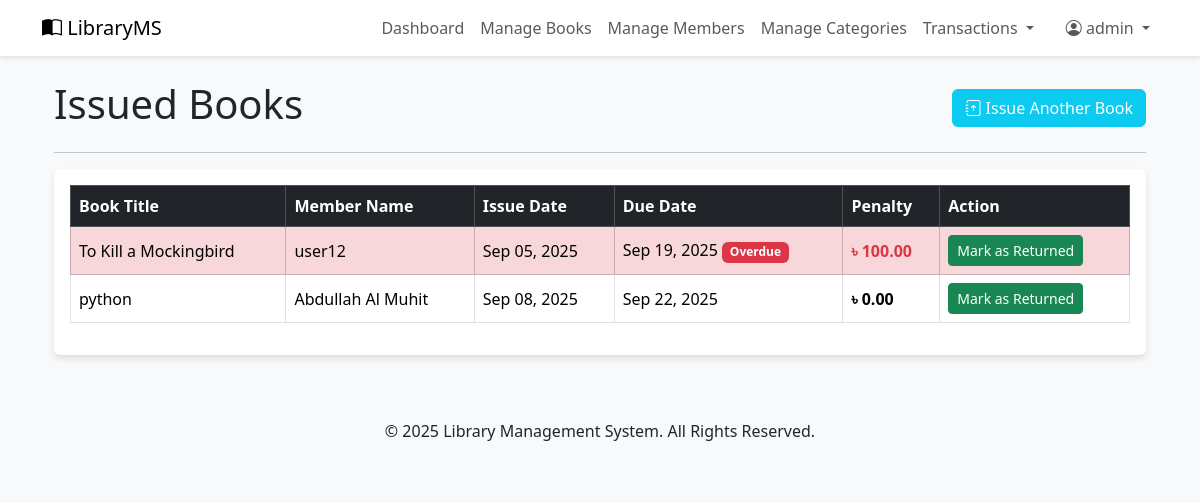
Page /admin/issued_books.php (signed in) on the committed database.
### tables this page shows
CREATE TABLE `borrowed_books` (
  `borrow_id` int(11) NOT NULL,
  `book_id` int(11) NOT NULL,
  `member_id` int(11) NOT NULL,
  `issue_date` date NOT NULL,
  `due_date` date NOT NULL,
  `return_date` date DEFAULT NULL,
  `status` varchar(20) NOT NULL DEFAULT 'Borrowed'
);

CREATE TABLE `books` (
  `book_id` int(11) NOT NULL,
  `title` varchar(255) NOT NULL,
  `author` varchar(200) NOT NULL,
  `isbn` varchar(20) NOT NULL,
  `category_id` int(11) NOT NULL,
  `total_copies` int(5) NOT NULL DEFAULT 1,
  `available_copies` int(5) NOT NULL DEFAULT 1,
  `cover_image` varchar(255) DEFAULT NULL
);

CREATE TABLE `members` (
  `member_id` int(11) NOT NULL,
  `name` varchar(150) NOT NULL,
  `email` varchar(150) NOT NULL,
  `password` varchar(255) NOT NULL,
  `phone` varchar(20) DEFAULT NULL,
  `registration_date` date NOT NULL
);

### admin/issued_books.php (the view, shortened to what this page needs)
<?php
require_once '../includes/header.php';
require_once '../config/db_connection.php';
$sql = "SELECT bb.borrow_id, b.title, m.name as member_name, bb.issue_date, bb.due_date
        FROM borrowed_books bb
        JOIN books b ON bb.book_id = b.book_id
        JOIN members m ON bb.member_id = m.member_id
        WHERE bb.status = 'Borrowed'
        ORDER BY bb.due_date ASC";
$result = $conn->query($sql);
?>
<div class="container mt-4">
    <div class="row">
        <div class="col-12 d-flex justify-content-between align-items-center">
            <h1>Issued Books</h1>
            <a href="issue_book.php" class="btn btn-info text-white"><i class="bi bi-journal-arrow-up"></i> Issue Another Book</a>
        </div>
    </div>
    <hr>
    <div class="card">
        <div class="card-body">
            <div class="table-responsive">
                <table class="table table-bordered table-hover align-middle">
                    <thead class="table-dark">
                        <tr>
                            <th>Book Title</th>
                            <th>Member Name</th>
                            <th>Issue Date</th>
                            <th>Due Date</th>
                            <th>Penalty</th>
                            <th>Action</th>
                        </tr>
                    </thead>
                    <tbody>
                        <?php if ($result->num_rows > 0): ?>
                            <?php while($row = $result->fetch_assoc()): ?>
                                <?php
                                $fine = 0;
                                $is_overdue = false;
                                $due_date = new DateTime($row['due_date']);
                                $current_date = new DateTime('now');
                                if ($current_date > $due_date) {
                                    $is_overdue = true;
                                    $interval = $current_date->diff($due_date);
                                    $days_overdue = $interval->days;
                                    $fine = $days_overdue * PENALTY_PER_DAY;
                                }
                                ?>
                                <tr class="<?php echo $is_overdue ? 'table-danger' : ''; ?>">
                                    <td><?php echo htmlspecialchars($row['title']); ?></td>
                                    <td><?php echo htmlspecialchars($row['member_name']); ?></td>
                                    <td><?php echo date('M d, Y', strtotime($row['issue_date'])); ?></td>
                                    <td>
                                        <?php echo date('M d, Y', strtotime($row['due_date'])); ?>
                                        <?php if ($is_overdue): ?>
                                            <span class="badge bg-danger">Overdue</span>
                                        <?php endif; ?>
                                    </td>
                                    <td>
                                        <span class="fw-bold <?php echo $is_overdue ? 'text-danger' : ''; ?>">
                                            ৳ <?php echo number_format($fine, 2); ?>
                                        </span>
                                    </td>
                                    <td>
                                        <a href="return_book_process.php?id=<?php echo $row['borrow_id']; ?>" class="btn btn-success btn-sm" onclick="return confirm('Are you sure you want to mark this book as returned?');">
                                            Mark as Returned
                                        </a>
                                    </td>
                                </tr>
                            <?php endwhile; ?>
                        <?php endif; ?>
                    </tbody>
                </table>
            </div>
        </div>
    </div>
</div>
<?php
require_once '../includes/footer.php';
?>

### includes/header.php (style rules this page uses)
body { background-color: #f8f9fa; }
.card { border: 0; box-shadow: 0 4px 6px rgba(0,0,0,.1); }

### rows in the picture
borrowed_books: book.title "To Kill a Mockingbird", member.name "user12", issue_date "Sep 05, 2025", due_date "Sep 19, 2025", shows "Overdue", due_date "100.00"
borrowed_books: book.title "python", member.name "Abdullah Al Muhit", issue_date "Sep 08, 2025", due_date "Sep 22, 2025", fine "0.00"

### other values in the picture
$_SESSION['admin_username'] "admin"
